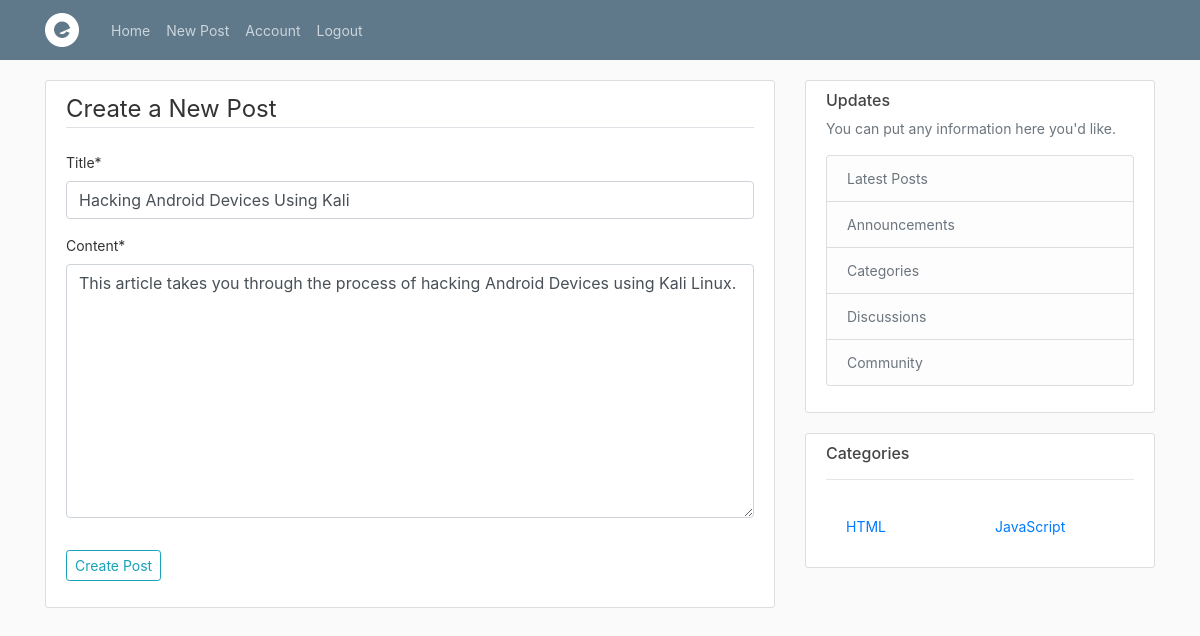
Page /post/6/update/ (signed in) on the committed database.
### blog/models.py (models this page shows, shortened)
class Post(models.Model):
    category = models.ForeignKey(Category, on_delete=models.CASCADE)
    title = models.CharField(max_length=100)
    slug = models.SlugField(max_length=250, unique=True)
    content = models.TextField()
    date_posted = models.DateTimeField(default=timezone.now)
    author = models.ForeignKey(User, on_delete=models.CASCADE)

### blog/views.py (the view, shortened to what this page needs)
# urls.py: path('post/<int:pk>/update/', PostUpdateView.as_view(), name='post-update'),
class PostUpdateView(LoginRequiredMixin, UserPassesTestMixin, UpdateView):
	model = Post
	fields = ['title', 'content']
	def test_func(self):
		post = self.get_object()
		if self.request.user == post.author:
			return True
		return False

### blog/templates/blog/post_form.html (shortened to what this page needs)
{% extends "blog/base.html" %}
{% load crispy_forms_tags %}
{% block content %}
    <div class="content-section">
        <form method="POST">
            <fieldset class="form-group">
                <legend class="border-bottom mb-4">Create a New Post</legend>
                {{ form|crispy }}
            </fieldset>
            <div class="form-group">
                <button class="btn btn-outline-info btn-sm" type="submit">Create Post</button>
            </div>
        </form>
    </div>
{% endblock content %}

### blog/static/main.css (style rules this page uses)
body { background: #fafafa; color: #333333; margin-top: 5rem; }
.content-section { background: #ffffff; padding: 10px 20px; border: 1px solid #dddddd; border-radius: 3px; margin-bottom: 20px; }

### rows in the picture
Post: title "Hacking Android Devices Using Kali", content "This article takes you through the process of hacking Android Devices using Kali Linux."
